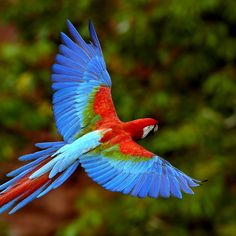
#> input picture lab2/part1/bird1.jpg, 236 x 236 px
$ python compress.py bird1.jpg 5   (Python 2 division)
#> lines starting #> are read from the running program, lines starting #| are printed output that depends on the picture
#! /usr/bin/python

# Import standard packages
import sys
import os
import math

from PIL import Image, ImageFilter
from random import randint

# Parses the command line arguments. Expects 2 arguments.
# Returns the first argument (filename) as a string and the second (k value) as an int.
def parse_args():
    # Test for correct number of args
    if len(sys.argv) != 3:
        print "Incorrect number of arguments."
        sys.exit()

    return sys.argv[1], int(sys.argv[2])


# Creates a list of k random locations, given the width and height of the image.
def random_pixels(k, width, height):
    random_pixels = []
    for _ in xrange(k):
        x = randint(0, width - 1)
        y = randint(0, height - 1)
        random_pixels.append((x, y))

    return random_pixels


# Builds a dict of  where the key is a centroid location
# and the value is an empty list (for assignments).
def build_assignments_dict(centroids):
    return {centroid: [] for centroid in centroids}


# Assigns each pixel location to the nearest centriod location
# Returns a dict where the keys are the centroid locations,
# and the values are a list of points that are assigned to that centroid.
def assign(centroids, width, height):
    assignments = build_assignments_dict(centroids)

    for i in xrange(width):
        for j in xrange(height):
            smallest_distance = sys.maxint
            closest_centroid = None

            # Find distance to each centroid and keep the smallest
            for centroid in centroids:
                first_term = pow((centroid[1] - j), 2)
                second_term = pow((centroid[0] - i), 2)
                distance = math.sqrt(first_term + second_term)

                if distance < smallest_distance:
                    smallest_distance = distance
                    closest_centroid = centroid

            # Now put this point in the smallest's assignment group
            if closest_centroid is None:
                print "Something weird happened."
                sys.exit()

            assignments[closest_centroid].append((i, j))

    return assignments


# Computes the average location for a given list of (x, y) pairs.
def get_average_location(points):
    # Empty list, there is no average to compute
    if not points:
        return None

    count, x, y = 0, 0, 0
    for point in points:
        count += 1
        x += point[0]
        y += point[1]

    x = x / count
    y = y / count

    return (x, y)


# Creates a new list of centroids, given the current centroids
# and the dictionary of current assignments.
def move_centroids(centroids, assignments):
    new_centroids = []

    for centroid in centroids:
        average = get_average_location(assignments[centroid])
        if average is None:
            # Keep the same centroid location if there is no average
            new_centroids.append(centroid)
        else:
            new_centroids.append(average)

    return new_centroids

# Runs k means iter number of times.
def k_means(centroids, width, height, iter=100):
    old_centroids = centroids
    for _ in xrange(iter):
        assignments = assign(centroids, width, height)
        centroids = move_centroids(centroids, assignments)

        # Check if centroids have convereged. If so, we're done
        if set(old_centroids) == set(centroids):
            break

        old_centroids = centroids

    return centroids


# Determines the color of each pixel at each point in the points list.
# Returns a list of colors as (R, G, B).
def get_colors(points, px):
    return [px[point[0], point[1]] for point in points]


# Finds the color in a palette that is closest to the given color.
def closest_color(color, palette):
    smallest_distance = sys.maxint
    closest_color = None

    for c in palette:
        first_term = pow((c[0] - color[0]), 2)
        second_term = pow((c[1] - color[1]), 2)
        third_term = pow((c[2] - color[2]), 2)
        distance = math.sqrt(first_term + second_term + third_term)

        if distance < smallest_distance:
            smallest_distance = distance
            closest_color = c

    if closest_color is None:
        print "Error. Closest color is None"
        sys.exit()

    return closest_color


# Changes the image based on the new palette.
# Each pixel is replaced with the color on the palette that is closest
# to its original color.
def change_image(width, height, px, palette):
    for i in xrange(width):
        for j in xrange(height):
            px[i, j] = closest_color(px[i, j], palette)

    return px


## START EXECUTION ##
image_name, k = parse_args()

# Read image
try:
    image = Image.open(image_name)
#> image is the input picture: PIL image 236x236 RGB; mean R, G, B 66.4, 68.4, 43.4
except (IOError):
    print "Error opening file. Please enter a valid filename as the first argument."
    sys.exit()

# Get properties of image
width, height = image.size
#> width = 236; height = 236
px = image.load()

# Get inital random pixels to act as centriods
centroids = random_pixels(k, width, height)

# Run K-means
centroids = k_means(centroids, width, height)

# Get the compressed palette
palette = get_colors(centroids, px)
#> palette = [(26, 21, 1), (97, 117, 206), (74, 83, 4), (40, 13, 28), (88, 52, 2)]

# Change image
change_image(width, height, px, palette)

# Save the final image
image.save("result.png")
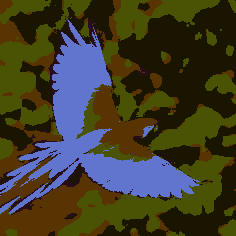
#> saved as result.png: PIL image 236x236 RGB; mean R, G, B 64.5, 61.8, 39.6
